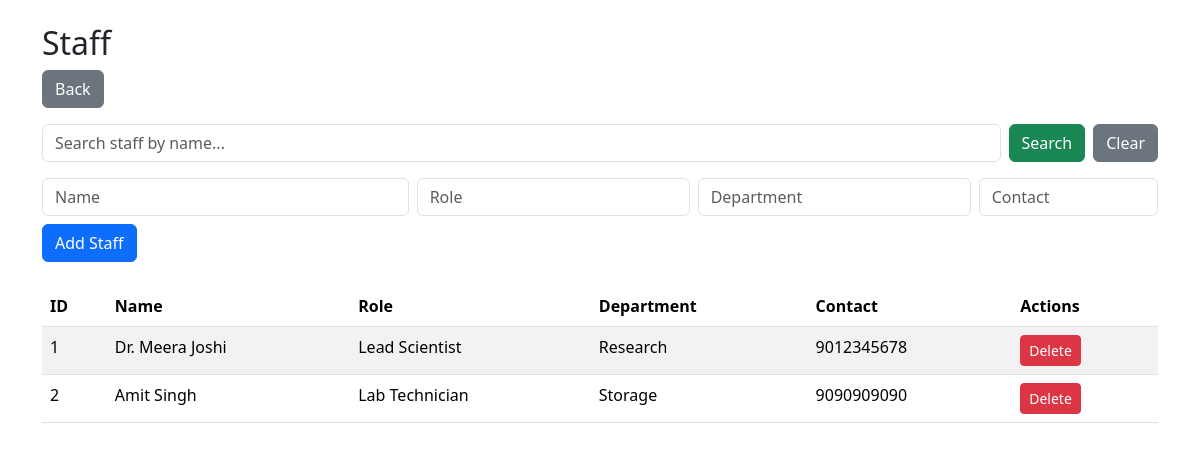
/modules/staff.php, run on the app's committed database.
### tables this page shows
CREATE TABLE IF NOT EXISTS staff (
  staff_id INT AUTO_INCREMENT PRIMARY KEY,
  name VARCHAR(150) NOT NULL,
  role VARCHAR(100),
  department VARCHAR(100),
  contact VARCHAR(50),
  created_at TIMESTAMP DEFAULT CURRENT_TIMESTAMP
);

### modules/staff.php (the view, shortened to what this page needs)
<?php
require_once __DIR__ . '/../config/db_connect.php';
if (isset($_GET['search']) && $_GET['search'] !== '') {
    $search = mysqli_real_escape_string($conn, $_GET['search']);
    $sql = "CALL search_staff('$search')";
    $res = mysqli_query($conn, $sql);
    mysqli_next_result($conn);
} else {
    $res = mysqli_query($conn, "SELECT * FROM staff ORDER BY created_at DESC");
}
?>
<!doctype html>
<html>
<head>
    <link href="../style.css" rel="stylesheet">
    <link href="https://cdn.jsdelivr.net/npm/bootstrap@5.3.2/dist/css/bootstrap.min.css" rel="stylesheet">
</head>
<body class="container py-4">
<h2>Staff</h2>
<a href="../index.php" class="btn btn-secondary mb-3">Back</a>
<form method="GET" class="mb-3 d-flex">
    <input type="text" name="search" class="form-control me-2" placeholder="Search staff by name..."
           value="<?php echo isset($_GET['search']) ? htmlspecialchars($_GET['search']) : ''; ?>">
    <button type="submit" class="btn btn-success me-2">Search</button>
    <a href="staff.php" class="btn btn-secondary">Clear</a>
</form>
<form method="post" class="mb-4 row g-2">
    <div class="col-md-4"><input name="name" class="form-control" placeholder="Name" required></div>
    <div class="col-md-3"><input name="role" class="form-control" placeholder="Role"></div>
    <div class="col-md-3"><input name="department" class="form-control" placeholder="Department"></div>
    <div class="col-md-2"><input name="contact" class="form-control" placeholder="Contact"></div>
    <div class="col-12"><button class="btn btn-primary">Add Staff</button></div>
</form>
<table class="table table-striped">
<thead>
<tr>
    <th>ID</th>
    <th>Name</th>
    <th>Role</th>
    <th>Department</th>
    <th>Contact</th>
    <th>Actions</th>
</tr>
</thead>
<tbody>
<?php while($row = mysqli_fetch_assoc($res)){ ?>
<tr>
    <td><?php echo $row['staff_id']; ?></td>
    <td><?php echo htmlspecialchars($row['name']); ?></td>
    <td><?php echo htmlspecialchars($row['role']); ?></td>
    <td><?php echo htmlspecialchars($row['department']); ?></td>
    <td><?php echo htmlspecialchars($row['contact']); ?></td>
    <td>
        <form method="post" style="display:inline">
            <button class="btn btn-sm btn-danger" onclick="return confirm('Delete?')">Delete</button>
        </form>
    </td>
</tr>
<?php } ?>
</tbody>
</table>
</body>
</html>

### style.css (style rules this page uses)
body { background:#f8f9fa; }

### data on the page
staff: staff_id "1", name "Dr. Meera Joshi", role "Lead Scientist", department "Research", contact "9012345678"
staff: staff_id "2", name "Amit Singh", role "Lab Technician", department "Storage", contact "9090909090"
